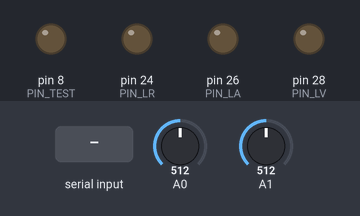
Recording of a sketch running on a simulated Arduino Mega 2560, built with avr-gcc and run on an emulated ATmega2560. Parts: output pins drawn as LEDs (lit = HIGH). Inputs (shaded band) come from the test bench; at power-on: A0 = 512, A1 = 512. What the sketch prints to the serial monitor is not drawn.

Above: at 1.2 s.
1.3 s: "med" received over the second serial link
At 3.7 s:
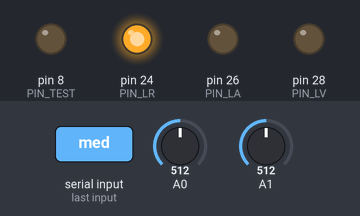
At 4.2 s:
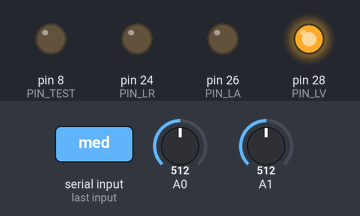
4.3 s: "getF" received over the second serial link
Timing chart, 0 to 7.3 s (numbered marks = the images above; inputs shaded):
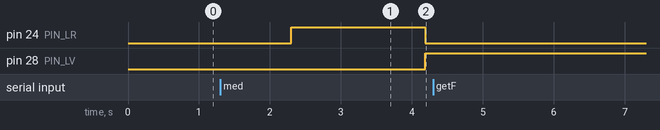

The sketch:

powerQuality.ino
```cpp
#include "arduinoFFT.h"
#define PIN_TEST 8
#define CERO_MEAS 400
//el sampleo esta razonablemente bien, lo probe con matlab y una senal de 2.5 k estubo bien.
#define SAMPLES_AMAUNT  512
#define RMS_PERIOD 102
#define BIN2_SEND 10 //lacantidad de armonicos a enviar

volatile double voltageBin[1+(BIN2_SEND/2)];


#define PIN_LR 24
#define PIN_LA 26
#define PIN_LV 28


void procesamientoMediciones(void);


arduinoFFT FFT = arduinoFFT();
//fyente https://github.com/kosme/arduinoFFT
const byte adcPin = 0;  // A0

volatile double voltage [SAMPLES_AMAUNT];
volatile double current [SAMPLES_AMAUNT];

volatile unsigned int resultNumber;
//fuente: https://blog.wildan.us/2017/11/03/arduino-fast-er-sampling-rate/
// ADC complete ISR
double * samplesMeas[]={current,voltage};

ISR (ADC_vect)
  {
  if (resultNumber >= 2*SAMPLES_AMAUNT)//uso el dbole de la cantidad de muestras xq estoy sampleando dos canales
    ADCSRA = 0;  // turn off ADC
  else{
    (samplesMeas[resultNumber&1])[(resultNumber-(resultNumber&1))>>1]=ADC;//resultNumber pares son mediciones de voltaje, despues  (resultNumber-(resultNumber&1))>>1 corrige el indice de cada arreglo
    resultNumber++;
    ADMUX   = bit (REFS0) | ((resultNumber&1) & 7);//selecciono los mux
  }
  }

EMPTY_INTERRUPT (TIMER1_COMPB_vect);

void setup ()
  {
  pinMode(PIN_LR,OUTPUT);
  pinMode(PIN_LA,OUTPUT);
  pinMode(PIN_LV,OUTPUT);
  Serial.begin(115200); // set baudrate
  Serial3.begin(9600);
  Serial.println();

  pinMode(PIN_TEST,OUTPUT);
  // reset Timer 1
  TCCR1A  = 0;
  TCCR1B  = 0;
  TCNT1   = 0;
  TCCR1B  = bit (CS11) | bit (WGM12);  // CTC, prescaler of 8
  TIMSK1  = bit (OCIE1B);
  OCR1A   = 190;
  OCR1B   = 190; //frecuencia de sampleo del adc 10.26KHz

  ADCSRA  =  bit (ADEN) | bit (ADIE) | bit (ADIF); // turn ADC on, want interrupt on completion
  ADCSRA |= bit (ADPS2);  // Prescaler of 16
  ADMUX   = bit (REFS0) | (adcPin & 7);
  ADCSRB  = bit (ADTS0) | bit (ADTS2);  // Timer/Counter1 Compare Match B
  ADCSRA |= bit (ADATE);   // turn on automatic triggering
}
  double irms=0;//variable para almcanera la corriente rms
  double vrms=0;//variable para almacenara la tension rms
  double pinst=0;//potencia activa
  double pact=0;//potencia aparente
  double pf=0;//factor de potencia
void loop () {
  String commandRecived;

  if(Serial3.available()){
     commandRecived=Serial3.readString();
    if(commandRecived.indexOf("med")>=0){

      digitalWrite(PIN_LR,HIGH);
      digitalWrite(PIN_LV,LOW);
      resultNumber=0;
      ADCSRA =  bit (ADEN) | bit (ADIE) | bit (ADIF)| bit (ADPS2) | bit (ADATE); // turn ADC ON
      procesamientoMediciones();
      digitalWrite(PIN_LR,LOW);
      digitalWrite(PIN_LV,HIGH);
    }
    if(commandRecived.indexOf("getF")>=0){
      digitalWrite(PIN_LA,HIGH);
        Serial.print("Tension rms: ");
        Serial.print(vrms);
        Serial.println("V");

        Serial.print("Corriente rms: ");
        Serial.print(irms);
        Serial.println("A");

        Serial.print("Potencia aparente: ");
        Serial.print(pact);
        Serial.println("VA");

        Serial.print("Potencia activa: ");
        Serial.print(pinst);
        Serial.println("W");

        Serial.print("Factor de potencia: ");
        Serial.print(pf);
        Serial.println("");

        Serial.println("");
        Serial.println("");
        Serial.println("");
        Serial.println("");
        Serial.println("");
        Serial.println("");
        digitalWrite(PIN_LA,LOW);

    } else if(commandRecived.indexOf("get")>=0){
      digitalWrite(PIN_LA,HIGH);
      Serial3.println(vrms);
      Serial3.println(irms);
      Serial3.println(pact);
      Serial3.println(pinst);
      Serial3.println(pf);
      digitalWrite(PIN_LA,LOW);
    } else if(commandRecived.indexOf("CA")>=0){
      double tempcthd=0;
      for(int i=2;i<=BIN2_SEND;i++){
        tempcthd+=max(current[5*i],current[(5*i)-1]);
        //Serial3.println(max(current[5*i],current[(5*i)-1]));
      }
      Serial3.println(tempcthd/max(current[5],current[(5)-1]));
    }else if(commandRecived.indexOf("VA")>=0){
      double tempvthd=0;
      for(int i=2;i<=BIN2_SEND;i++){
        tempvthd+=max(voltage[5*i],voltage[(5*i)-1]);
        //Serial3.println(max(voltage[5*i],voltage[(5*i)-1]));
      }
      Serial3.println(tempvthd/max(voltage[5],voltage[(5)-1]));
    }else if(commandRecived.indexOf("all")>=0){
      for (int i = 0; i < SAMPLES_AMAUNT; i++)
  {
    Serial3.print(voltage[i]);
    Serial3.print(" ");
    Serial3.println(current[i]);
    //Serial.println (i+0.1);
  }
    }else if(commandRecived.indexOf("PA")>=0){
      for(int i=0;i<=(BIN2_SEND/2);i++){
       //Serial.println(powerBIN[i]);
      }
    }else if(commandRecived.indexOf("i")>=0){

      Serial3.println(irms);

    }else if(commandRecived.indexOf("v")>=0){
      Serial3.println(vrms);

    }else if(commandRecived.indexOf("p")>=0){
      Serial3.println(pinst);

    }else if(commandRecived.indexOf("f")>=0){
      Serial3.println(pf);
    }

  }


}

void procesamientoMediciones(void){

  double img [SAMPLES_AMAUNT];

  irms=0;

  for (int i = 0; i < SAMPLES_AMAUNT; i++)
  {
    img[i]=0;
  }
  while (resultNumber < 2*SAMPLES_AMAUNT) { }//sampleo de dos canales
  for (int i = 0; i < SAMPLES_AMAUNT; i++)//adecuo las mediciones del adc a los valores reales
  {
    voltage[i]=(voltage[i]-CERO_MEAS)*(5.0/1023.0)*(282.84);
    //current[i]=(current[i]-CERO_MEAS)*(5.0/1023.0)*(50/3.0);
    current[i]=(current[i]-CERO_MEAS)*(5.0/1023.0)*50.0;
  }
  for (int i = 0; i < RMS_PERIOD; i++)
  {
    pinst=pinst+(voltage[i]*current[i]);
    vrms= vrms + (voltage[i]* voltage[i]);
    irms= irms +(current[i] * current[i]);
  }

  vrms=vrms/RMS_PERIOD;
  irms=irms/RMS_PERIOD;
  pinst=pinst/RMS_PERIOD;

  vrms=sqrt(vrms);
  irms=sqrt(irms);


  pact=vrms*irms;

  pf=pinst/pact;

  FFT.Windowing(voltage, SAMPLES_AMAUNT, FFT_WIN_TYP_HAMMING, FFT_FORWARD);//fft para la tension
  FFT.Compute(voltage, img, SAMPLES_AMAUNT, FFT_FORWARD);
  FFT.ComplexToMagnitude(voltage, img, SAMPLES_AMAUNT);

  for (int i = 0; i < SAMPLES_AMAUNT; i++)
  {
    img[i]=0;
  }

  FFT.Windowing(current, SAMPLES_AMAUNT, FFT_WIN_TYP_HAMMING, FFT_FORWARD);//fft para la corriente
  FFT.Compute(current, img, SAMPLES_AMAUNT, FFT_FORWARD);
  FFT.ComplexToMagnitude(current, img, SAMPLES_AMAUNT);


}
```

Measured:
- after the input at 1.3 s, pin 24 (PIN_LR): LOW → HIGH after 1.0 s, → LOW 1.9 s later; pin 28 (PIN_LV): LOW → HIGH after 2.9 s
